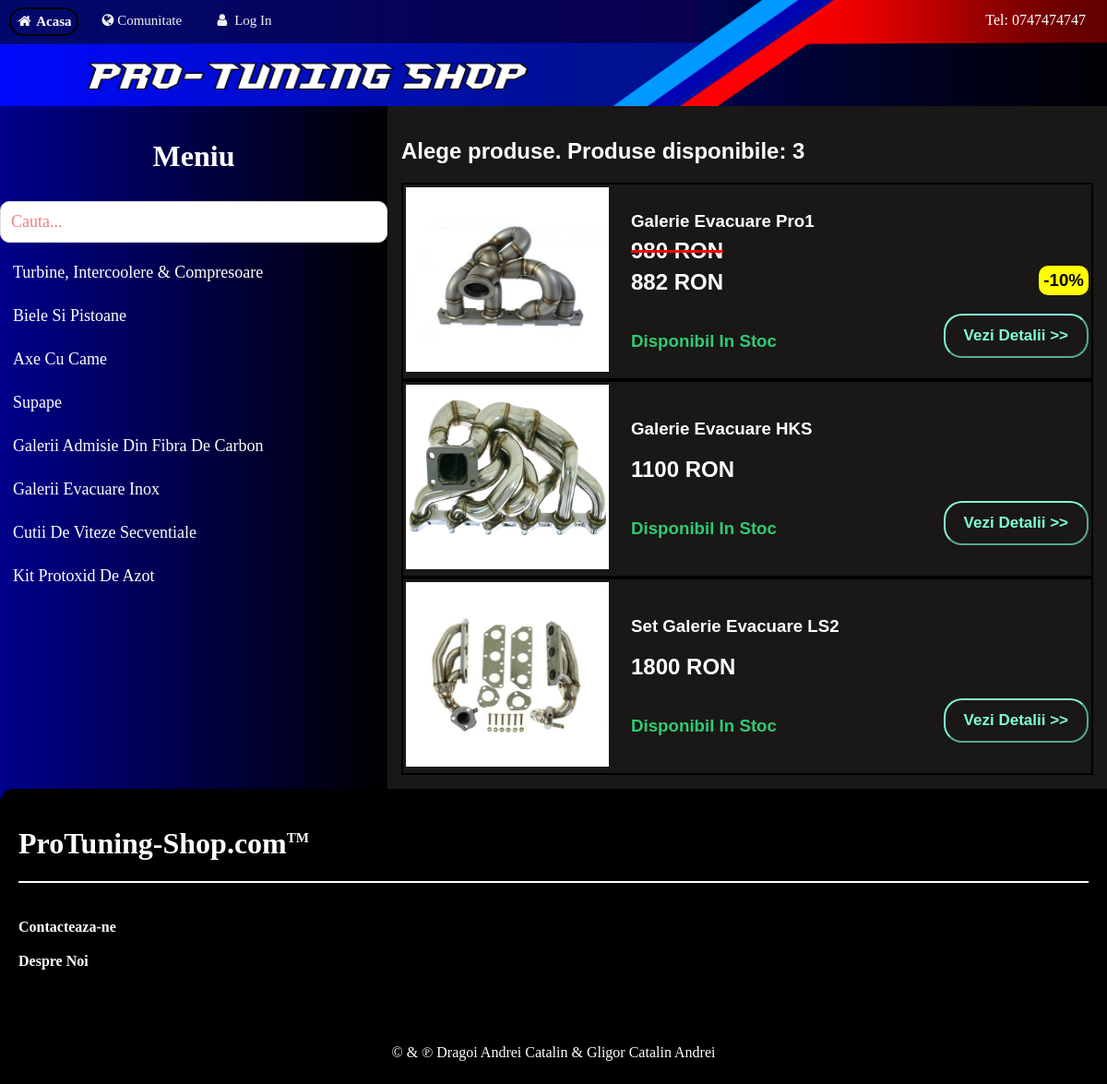
The page /aux6.php on the database its author committed.
### tables this page shows
CREATE TABLE `produse` (
  `id_prod` int(40) NOT NULL,
  `denumire` varchar(255) NOT NULL,
  `descriere` varchar(255) NOT NULL,
  `pret` int(40) NOT NULL,
  `stoc` int(40) NOT NULL,
  `categorie` int(40) NOT NULL,
  `imagine` varchar(255) NOT NULL,
  `discount` int(40) NOT NULL
);

### aux6.php (the view, shortened to what this page needs)
<?php
include("conecting_to_database.php");
?>
<!DOCTYPE html>
<html>
<head>
                    <link rel="stylesheet" href="https://cdnjs.cloudflare.com/ajax/libs/font-awesome/4.7.0/css/font-awesome.min.css">
                   <link type="text/css" rel="stylesheet" href="ceseu.css" >
                   <link type="text/css" rel="stylesheet" href="form_tab.css" >
                   <link type="text/css" rel="stylesheet" href="format_imagine.css" >
                   <link type="text/css" rel="stylesheet" href="main_style.css" >
</head>
<body>
   <?php
    include("topnavigation.php");
    ?>
        <div class="row">
             <?php include ("search.php") ?>
          <div class="right" style="background-color:#1A1717;">
              <?php
                $sql = "SELECT COUNT(categorie) FROM produse WHERE categorie=6";
                $result = $conn->query($sql);
                if ($result->num_rows > 0 && $row = $result->fetch_assoc())
                {
                    ?>
                    <h2 style="color: white;">Alege produse. Produse disponibile: <?php echo $row['COUNT(categorie)'];?></h2>
                    <?php
              }
              $sql = "SELECT id_prod, denumire, descriere, imagine, pret, imagine, stoc, discount FROM produse where categorie=6";
            $result = $conn->query($sql);
             foreach ($result as $index => $array)
             {
                 $id=$array['imagine'];
                 ?>
                            <center><table style="border:2px solid black;" >
                          <tr>
                                <td id="formatare_col_unu"><img style="width:220px; height:200px" src="<?php echo $id?>"></td>
                              <td id="formatare_col_doi"> <h3 style="padding-left:20px; color:white"><?php echo $array['denumire']?>
                                  </h3>
                                  <?php
                                        if($array['discount'] && $array['stoc'])
                                        {
                                            ?>
                                            <h3 style="float:right; background-color:yellow; border-radius:10px; padding:5px;">-<?php echo $array['discount']?>%</h3>
                                               <h2 style="color:white; padding-left:20px;line-height: 2px;   text-decoration: line-through 3px solid red;"> <?php echo $array['pret']; ?> RON</h2>
                                                  <h2 style="color:white; padding-left:20px ">
                                            <?php
                                                $p=$array['pret']-floor(($array['pret']*$array['discount'])/100);
                                                echo $p;
                                            ?> RON</h2>
                                            <?php
                                        }
                                        else
                                        {
                                            ?>
                                                 <h2 style="color:white; padding-left:20px "><?php echo $array['pret'] ?> RON</h2>
                                            <?php
                                        }
                                      ?>
                                  <?php
                                    if($array['stoc']>0)
                                    { ?> <h3 style="color:#2ECC71; padding-left:20px; float:left" > Disponibil In Stoc</h3> <?php }
                                    else
                                    { ?> <h3 style="color:#EC7063;padding-left:20px;  float:left" > Stoc Epuizat</h3> <?php }
                                 ?>
                                  <a href="aux1_1.php?record=<?php echo $array['id_prod']?>"> <button id="alo">Vezi Detalii >></button> </a>
                              </td>
                          </tr>
                          </table></center>
              <?php
            }
              ?>
          </div>
        </div>
        <?php include("subsol.php") ?>
</body
</html>

### ceseu.css (style rules this page uses)
body { margin: 0; font-family: Arial, Helvetica, sans-serif; background-image: linear-gradient(to right, darkblue, black); }
::placeholder { color: lightcoral; font-family: verdana; }

### form_tab.css (style rules this page uses)
#formatare_col_unu { width: 200px; height: 200px; }
#formatare_col_doi { width: 600px; height: 200px; }

### main_style.css (style rules this page uses)
* { box-sizing: border-box; }
.row { display: flex; }
.right { flex: 65%; padding: 15px; }

### aux6.php (style rules this page uses)
#alo { padding: 12px 20px; background-color: transparent; color: aquamarine; border-color: aquamarine; font-size: 17px; border-radius: 20px; font-weight:bold; float: right; }

### rows shown on the page
produse: imagine (picture), denumire "Galerie Evacuare Pro1", discount "10", pret "980", p "882", stoc "Disponibil In Stoc"
produse: imagine (picture), denumire "Galerie Evacuare HKS", pret "1100", stoc "Disponibil In Stoc"
produse: imagine (picture), denumire "Set Galerie Evacuare LS2", pret "1800", stoc "Disponibil In Stoc"

### other values the page prints
$row['COUNT(categorie)'] "3"
